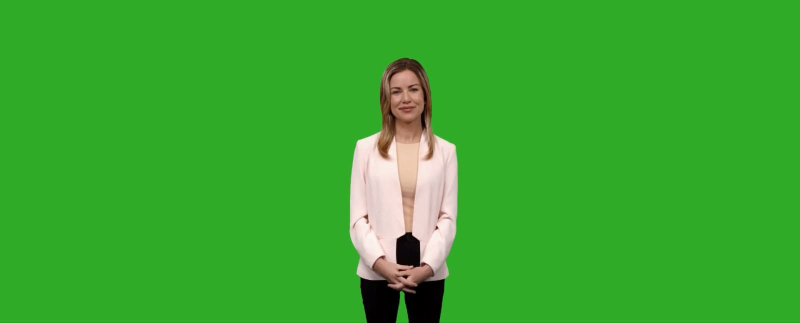
#> input picture Assignment 2/fr_jpg.jpg, 1600 x 646 px (shown at 1/2 size)
$ python i22_0512_C.py
#> lines starting #> are read from the running program, lines starting #| are printed output that depends on the picture; after the words box and inside, x2 and y2 are one past the last pixel; in counts of white or black regions, pixels touching at a corner belong together
#!/usr/bin/env python
# coding: utf-8

# ## Instructions
# • All questions must be answered within a single notebook or .py file.
#
# • Follow the file naming conventions: Name your submission file as RollNo.ipynb or RollNo.py (e.g., i22_xxxx_S.ipynb, where xxxx is your Roll Number and S is your Section).
#
# • Ensure that your solutions are free of errors.
#
# • Late submissions will not be accepted and will be given a zero.
#
# • No external libraries are allowed for this assignment.
#
# • Any form of plagiarism will result in a zero for both parties involved.
#
# • AI-generated content is prohibited. Detection of such content will lead to a zero score.

# # **Question 1:**  Given the following green sheet remove the green screen using numpy arrays only. And put image in front of image 2 as shown in last image.

# In[1]:


from PIL import Image
import numpy as np


# In[2]:


inp = Image.open(r"fr_jpg.jpg")
#> inp is the input picture: PIL image 1600x646 RGB; mean R, G, B 57, 168.7, 46.9
inp


# In[3]:


inp = np.array(inp)


# In[4]:


inp[0][0]


# In[ ]:


# In[5]:


news = Image.open(r"bg_jpg.jpg")
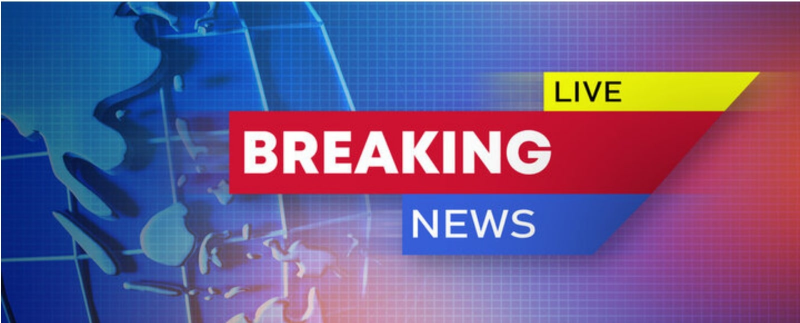
#> input picture Assignment 2/bg_jpg.jpg, 1600 x 646 px (shown at 1/2 size)
#> news is the input picture: PIL image 1600x646 RGB; mean R, G, B 108.4, 91.5, 141.6
news


# In[6]:


news = np.array(news)


# In[ ]:


# In[7]:


res_img = news.copy()
for i in range(len(inp)):
    for j in range(len(inp[0])):
        if (inp[i][j][0] != 47) and (inp[i][j][1] != 171 ) and (inp[i][j][2] != 39):          # if the rgb value is that of green it does not pick the rgb value
            res_img[i][j] = inp[i][j]                  #copies the data of rgb values of non-green ppixel to target background screen
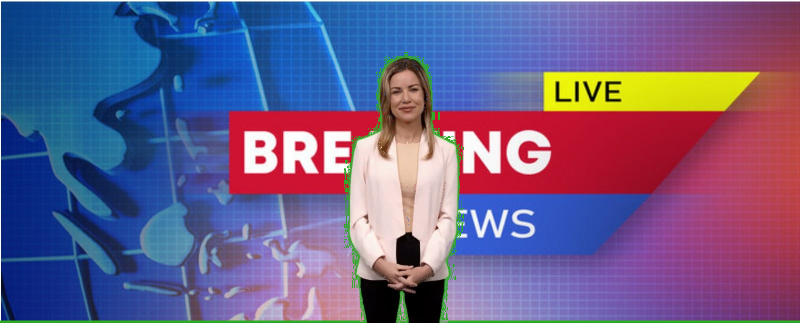
#> res_img: shape (646, 1600, 3) (shown at 1/2 size); 9.68% of pixels changed, all inside (x1, y1, x2, y2) = (0, 104, 1600, 646)


# In[8]:


Image.fromarray(res_img)


# In[ ]:


# **Q2:** Do the following operation (given below) on the numpy list

# In[9]:


import numpy as np


# In[10]:


data = np.array([[5378.0, 3270.0, 8750.0, 1989.0, 5961.0, 1560.0],
 [9357.0, 4379.0, 6068.0, 6608.0, 233.0, 4060.0],
 [4987.0, 9102.0, 3358.0, 8268.0, 9201.0, 1331.0],
 [2860.0, 1450.0, 800.0, 4621.0, 5203.0, 6473.0],
 [9213.0, 9550.0, 7334.0, 8094.0, 2622.0, 8032.0],
 [6799.0, 1010.0, 289.0, 2822.0, 1332.0, 6772.0],
 [9329.0, 1426.0, 709.0, 8300.0, 6684.0, np.nan],
 [1039.0, 720.0, 5781.0, 9407.0, 9304.0, 2636.0],
 [2316.0, 8180.0, 2151.0, 1652.0, 9211.0, 8577.0],
 [8455.0, 9877.0, 6850.0, np.nan, 2836.0, 5118.0],
 [7370.0, 5975.0, 16.0, 3451.0, 1371.0, 6833.0],
 [9385.0, 1643.0, 5142.0, 290.0, 5278.0, 314.0],
 [3753.0, 161.0, 1004.0, 5540.0, 2493.0, 8677.0],
 [3719.0, 6244.0, 3962.0, 3725.0, 3518.0, 7853.0],
 [5973.0, 9060.0, 3534.0, 9262.0, 4837.0, 4490.0],
 [5812.0, 8082.0, 5862.0, 9305.0, 9441.0, 2043.0],
 [3665.0, 3947.0, 1099.0, 9535.0, 1024.0, 7376.0],
 [9125.0, 2640.0, 4025.0, 8901.0, 4778.0, 809.0],
 [5061.0, 8913.0, 1178.0, 6410.0, 5458.0, 5300.0],
 [np.nan, 3440.0, 5737.0, 8827.0, 2875.0, 8550.0],
 [7437.0, 1044.0, 761.0, 2185.0, 7865.0, 5419.0],
 [603.0, 9742.0, 2894.0, 3403.0, 465.0, 2732.0],
 [7092.0, 3971.0, 9496.0, 3775.0, 6969.0, 9624.0],
 [9472.0, 1692.0, 3940.0, 143.0, 1809.0, 3371.0],
 [9441.0, 7448.0, 7459.0, 9870.0, 1281.0, np.nan],
 [565.0, 8754.0, 3775.0, 9277.0, 6921.0, 4271.0],
 [4567.0, 8369.0, 8172.0, 9068.0, 966.0, 2070.0],
 [8934.0, 186.0, 8529.0, 9102.0, 6292.0, 870.0],
 [3832.0, 3740.0, 6837.0, 5562.0, 2877.0, 2985.0],
 [4658.0, 4019.0, 8636.0, 4281.0, 4434.0, 5496.0],
 [6401.0, 8314.0, 3557.0, 6683.0, 9611.0, 9860.0],
 [1846.0, 9327.0, 1558.0, 7419.0, 6105.0, 5871.0],
 [2734.0, 3561.0, 6233.0, 6270.0, 1843.0, 8299.0],
 [3608.0, 422.0, 5850.0, 2126.0, 20.0, 482.0],
 [8079.0, 5924.0, 9318.0, 4215.0, 7204.0, 777.0],
 [8909.0, 7880.0, 3287.0, 5747.0, 210.0, 8466.0],
 [8785.0, 5600.0, 1771.0, 5509.0, 7368.0, 7857.0],
 [6230.0, 5517.0, 5331.0, 9229.0, 4307.0, 7345.0],
 [3669.0, 6166.0, 7957.0, 8770.0, 6358.0, 3256.0],
 [9622.0, 9352.0, 9444.0, 4602.0, 1908.0, 6517.0],
 [436.0, 7855.0, 8702.0, 6852.0, 9705.0, 3122.0],
 [5334.0, 8402.0, 9128.0, 1959.0, 91.0, 4740.0],
 [1398.0, 3219.0, 5000.0, 3825.0, 3045.0, 9669.0],
 [3043.0, 4899.0, 3662.0, 2460.0, 5819.0, 5707.0],
 [5329.0, 9287.0, np.nan, 2120.0, 5137.0, 4015.0],
 [4636.0, 9156.0, 812.0, 8901.0, 3665.0, 4521.0],
 [5091.0, 6086.0, 3780.0, 4268.0, 4584.0, 5730.0],
 [5745.0, 1441.0, 7950.0, 4652.0, 9409.0, 8294.0],
 [6040.0, 3861.0, 6831.0, 7631.0, 4725.0, 9996.0],
 [4270.0, 1882.0, 4867.0, 5060.0, 1161.0, 4681.0],
 [4442.0, 4785.0, 2144.0, 2923.0, 1447.0, 4691.0],
 [8793.0, 5589.0, 7906.0, 6210.0, 2811.0, 8489.0],
 [7253.0, 9813.0, 7018.0, 646.0, 9744.0, 4196.0],
 [5603.0, 4465.0, 8728.0, 220.0, 5060.0, 7620.0],
 [np.nan, 6553.0, np.nan, 2046.0, 5279.0, 4607.0],
 [5590.0, 7855.0, 2687.0, 5421.0, 616.0, 150.0],
 [726.0, 9151.0, 4897.0, 5149.0, 2205.0, 9978.0],
 [8666.0, 1764.0, np.nan, 6613.0, 1931.0, 1280.0],
 [4143.0, 349.0, 5865.0, 6441.0, 6188.0, 4147.0],
 [1504.0, 1616.0, 1811.0, 3000.0, 7805.0, 9234.0],
 [3009.0, 6272.0, 2645.0, 6909.0, 4915.0, 6313.0],
 [1298.0, 4942.0, 7697.0, 8870.0, 9027.0, 512.0],
 [2245.0, 1055.0, 9102.0, 3768.0, 3429.0, 473.0],
 [366.0, 2687.0, 9004.0, 6661.0, 1747.0, 1517.0],
 [1809.0, 7106.0, 6034.0, 7997.0, 5874.0, 1456.0],
 [7826.0, 9611.0, 8905.0, 2426.0, 7587.0, 7345.0],
 [622.0, 1948.0, 8370.0, 5511.0, np.nan, 9542.0],
 [3246.0, 5986.0, 4237.0, 8876.0, 2670.0, np.nan],
 [6696.0, 6175.0, 6200.0, 2173.0, 2506.0, 3715.0],
 [5280.0, 4054.0, 7367.0, 5598.0, 532.0, 9798.0],
 [8767.0, 3290.0, 6135.0, 2970.0, 7836.0, 1898.0],
 [2243.0, 1966.0, 5809.0, 20.0, 7109.0, 3181.0],
 [5588.0, 6028.0, 4108.0, 1250.0, 4274.0, 3348.0],
 [3673.0, 4420.0, 7276.0, 7718.0, 909.0, 579.0],
 [4517.0, 5331.0, 4989.0, 2695.0, 5837.0, 6175.0],
 [1494.0, 2403.0, 7754.0, 1588.0, 1456.0, 2494.0],
 [4686.0, 5175.0, 9329.0, 9969.0, 6967.0, 3301.0],
 [5039.0, 7266.0, 3476.0, 7503.0, 6750.0, 7272.0],
 [6257.0, 7783.0, 9059.0, 7156.0, 4403.0, 3157.0],
 [4724.0, 3728.0, 2674.0, 2742.0, 1269.0, 3626.0],
 [538.0, 4533.0, 6767.0, 9812.0, 2063.0, 9247.0],
 [543.0, 7702.0, 9877.0, 7095.0, 7912.0, 4623.0],
 [663.0, 8945.0, 1047.0, 9931.0, 1171.0, 3150.0],
 [220.0, 7276.0, 8550.0, 5838.0, 3123.0, 1654.0],
 [np.nan, 5673.0, 5371.0, 3779.0, 1925.0, 3811.0],
 [3850.0, 6743.0, 2757.0, np.nan, 9693.0, 5551.0],
 [9879.0, 663.0, 1969.0, 7625.0, 9336.0, 3753.0],
 [4950.0, 4745.0, 9351.0, 1004.0, 236.0, 4381.0],
 [3855.0, 4835.0, 2471.0, 5524.0, 5288.0, 7074.0],
 [3576.0, 8018.0, 2374.0, 3213.0, 8535.0, 8442.0],
 [7122.0, 2731.0, 2451.0, 1638.0, 9822.0, 4937.0],
 [6196.0, 6673.0, 4475.0, 327.0, 5973.0, 4304.0],
 [3096.0, 4856.0, 3453.0, 6901.0, 8729.0, 8322.0],
 [9515.0, 6862.0, 6741.0, 1849.0, 9432.0, 5373.0],
 [2514.0, 9377.0, 357.0, 1384.0, 7430.0, 7056.0],
 [3616.0, 7366.0, 4282.0, 5523.0, 2126.0, 5584.0],
 [9355.0, np.nan, 3196.0, 3574.0, 1645.0, 2441.0],
 [9095.0, 6238.0, 7991.0, 7775.0, 306.0, 5797.0],
 [2355.0, np.nan, 1640.0, 5557.0, 4936.0, 8261.0],
 [3244.0, 1064.0, 5585.0, 1815.0, 3344.0, 7653.0],
 [1587.0, 3406.0, 6866.0, 9957.0, 8208.0, 2791.0],
 [8367.0, 4962.0, 6397.0, 4719.0, 736.0, 5050.0],
 [5556.0, 2218.0, 5927.0, 3946.0, 910.0, 8539.0],
 [630.0, 4416.0, 6177.0, 7251.0, 1885.0, 7981.0],
 [7179.0, 2413.0, 1428.0, 5325.0, 4324.0, 2626.0],
 [855.0, 4322.0, 8878.0, 911.0, 1010.0, 221.0],
 [34.0, 1291.0, 5639.0, np.nan, 8253.0, 3111.0],
 [7944.0, 4547.0, 464.0, 9727.0, 6482.0, 6512.0],
 [2421.0, 6390.0, 8060.0, 9731.0, 7510.0, 9890.0],
 [3723.0, 9794.0, 7209.0, 7798.0, 8985.0, 3726.0],
 [8916.0, 1693.0, 2655.0, 252.0, 4443.0, 229.0],
 [8292.0, 7318.0, np.nan, 1324.0, np.nan, 5538.0],
 [4193.0, 6481.0, 8880.0, 3916.0, 7992.0, 5151.0],
 [8371.0, 322.0, 472.0, 3766.0, 7910.0, 3465.0],
 [8647.0, 4654.0, 4844.0, 2612.0, 8152.0, 9193.0],
 [5250.0, 8575.0, 7171.0, 1439.0, 2270.0, 2356.0],
 [5493.0, 7398.0, 2800.0, 9500.0, 2530.0, 2699.0],
 [7471.0, 7655.0, 2427.0, 6111.0, 6338.0, 4153.0],
 [2512.0, 6595.0, 6750.0, 1925.0, 7663.0, 2536.0],
 [9306.0, 8549.0, 431.0, 6249.0, 7466.0, 1903.0],
 [5782.0, 5838.0, 4655.0, 8689.0, 3999.0, 4200.0],
 [3787.0, 623.0, 3841.0, 8807.0, 9842.0, 4235.0],
 [2211.0, 3191.0, 2408.0, 1529.0, 980.0, 4576.0],
 [6939.0, 2082.0, 2174.0, 6277.0, 8048.0, 8710.0],
 [8242.0, 7623.0, 2294.0, 259.0, 8257.0, 2156.0],
 [5061.0, np.nan, 7308.0, 2882.0, 5397.0, 6269.0],
 [9917.0, 3371.0, 4464.0, 6415.0, 9891.0, 2488.0],
 [2656.0, 9622.0, 5473.0, 2393.0, 3223.0, 3283.0],
 [8326.0, 9015.0, 9850.0, 2483.0, 5951.0, 9228.0],
 [6042.0, 3513.0, 2351.0, 1708.0, 1987.0, 9928.0],
 [7717.0, 8331.0, 8547.0, 8262.0, 431.0, 7375.0],
 [8568.0, 3308.0, 515.0, 6604.0, 4390.0, 1060.0],
 [7035.0, 8978.0, 1644.0, 6023.0, np.nan, 2637.0],
 [1208.0, 5877.0, 4855.0, 9656.0, np.nan, 500.0],
 [2217.0, 5538.0, 2825.0, 1125.0, 3645.0, 745.0],
 [5175.0, 7931.0, 7691.0, 4154.0, 1355.0, 7476.0],
 [163.0, 2029.0, 3659.0, 4244.0, 6799.0, np.nan],
 [4161.0, 5437.0, 9804.0, 6485.0, 6364.0, 2258.0],
 [5366.0, 2335.0, 8638.0, 3262.0, 2945.0, 1052.0],
 [637.0, 7318.0, 199.0, 5624.0, 2429.0, 8313.0],
 [738.0, 1155.0, 9985.0, 5299.0, 7629.0, 3423.0],
 [3656.0, 5115.0, 2518.0, 4227.0, 5280.0, 8336.0],
 [2515.0, 917.0, 7193.0, 8367.0, 5072.0, 5664.0],
 [7284.0, 6070.0, 8626.0, 7299.0, 464.0, 6163.0],
 [354.0, 8069.0, 1956.0, 3657.0, 8279.0, 1846.0],
 [7115.0, 8521.0, 3085.0, 9565.0, 9805.0, 8043.0],
 [1865.0, 7789.0, 7524.0, np.nan, 3935.0, 6420.0],
 [3362.0, 9175.0, 7885.0, 5313.0, 5579.0, 4861.0],
 [5391.0, 3288.0, 6656.0, 1239.0, 2934.0, 8113.0],
 [1021.0, 6110.0, 4229.0, 5362.0, 479.0, 3284.0],
 [1096.0, 6475.0, 1687.0, 934.0, 8379.0, 8333.0],
 [5448.0, 1677.0, 6992.0, 7304.0, 1750.0, 6073.0],
 [np.nan, 8184.0, 7301.0, 1968.0, 7932.0, 127.0],
 [4279.0, 7206.0, 7280.0, 7668.0, 3153.0, 616.0],
 [7484.0, 4271.0, 1155.0, 5261.0, np.nan, 2870.0],
 [800.0, 1539.0, 4431.0, 1726.0, 6664.0, 4934.0],
 [1444.0, 6762.0, 5345.0, 2831.0, 2320.0, 1470.0],
 [5047.0, 7132.0, 1986.0, 4246.0, 8452.0, 5813.0],
 [9004.0, 9932.0, 3809.0, 1944.0, 1323.0, 2064.0],
 [8809.0, 8876.0, 3038.0, 1027.0, 6990.0, 6681.0],
 [2658.0, 4084.0, 6903.0, 4250.0, 6352.0, np.nan],
 [9443.0, 2787.0, 5737.0, 4289.0, 161.0, 7057.0],
 [4086.0, 5070.0, 9236.0, 5418.0, 9538.0, 9733.0],
 [4007.0, 6566.0, 5886.0, 4894.0, 1493.0, 670.0],
 [8087.0, 2103.0, np.nan, 9251.0, 6864.0, 3408.0],
 [5187.0, 8193.0, 8174.0, 7064.0, 3195.0, 4408.0],
 [3628.0, 3435.0, 6634.0, 3876.0, 47.0, 2978.0],
 [3823.0, 2011.0, 3701.0, 951.0, 98.0, 9169.0],
 [4137.0, 7224.0, 5389.0, 142.0, 7583.0, 9070.0],
 [7859.0, 5420.0, 1778.0, 6681.0, 6576.0, 5912.0],
 [3120.0, 802.0, 1961.0, 8658.0, 833.0, 5982.0],
 [7160.0, 8742.0, 8718.0, 9189.0, 8385.0, 6735.0],
 [5606.0, 6997.0, 3467.0, 1147.0, 5865.0, 4257.0],
 [9532.0, 5234.0, 4338.0, 7838.0, 8052.0, 5111.0],
 [6762.0, 1666.0, 5283.0, 9029.0, 9343.0, 154.0],
 [1805.0, 1392.0, 3327.0, 8706.0, 853.0, 7635.0],
 [9363.0, 8935.0, 7346.0, 8652.0, 1235.0, 6677.0],
 [5752.0, 9751.0, 5868.0, 966.0, 1920.0, 1447.0],
 [477.0, 6493.0, 2060.0, 6522.0, 6495.0, 2373.0],
 [9864.0, 7347.0, 5949.0, 3752.0, 2459.0, 2277.0],
 [8950.0, 9046.0, 8447.0, 572.0, 3607.0, 8038.0],
 [565.0, 6015.0, 6915.0, 3756.0, 7046.0, 6946.0],
 [9601.0, 3001.0, 6917.0, 1397.0, 7267.0, 6926.0],
 [7199.0, 9030.0, 9494.0, 4252.0, 3657.0, 1024.0],
 [7957.0, 6268.0, 20.0, 8887.0, 7027.0, 3178.0],
 [2952.0, 7377.0, 9113.0, 5193.0, 9660.0, 5211.0],
 [1306.0, np.nan, 4766.0, 8259.0, 8884.0, 3892.0],
 [3134.0, 5218.0, 3030.0, 7453.0, 2651.0, 6501.0],
 [7189.0, 8268.0, 5128.0, 8226.0, 1993.0, 3473.0],
 [8539.0, 5465.0, 4436.0, 5835.0, 1871.0, 9062.0],
 [np.nan, 5589.0, 3210.0, 9284.0, 1251.0, 6376.0],
 [5100.0, 6975.0, 7466.0, 3672.0, 5032.0, 6714.0],
 [1743.0, 2187.0, 719.0, 3277.0, 4865.0, 5021.0],
 [3241.0, 9498.0, 1643.0, 3598.0, 9058.0, np.nan],
 [8117.0, 3781.0, 6278.0, 4881.0, 9166.0, 5664.0],
 [1644.0, 5897.0, 1752.0, 6808.0, 1159.0, 1714.0],
 [9327.0, 9068.0, 8762.0, 1117.0, 4940.0, 7690.0],
 [8967.0, 3428.0, 7247.0, 8197.0, 2166.0, 3741.0],
 [1637.0, 7303.0, 9022.0, 7813.0, 1511.0, 156.0],
 [2939.0, 7464.0, 8460.0, 7184.0, 2809.0, 2482.0],
 [5192.0, 6296.0, np.nan, 66.0, 9922.0, 7282.0],
 [1321.0, 8214.0, 6516.0, 1059.0, 9610.0, 494.0],
 [872.0, 6122.0, 2319.0, 289.0, 7401.0, 1552.0],
 [2042.0, 4197.0, 4151.0, 1558.0, 5362.0, 3167.0],
 [6216.0, 9748.0, 4793.0, 7982.0, 8412.0, 6974.0],
 [3056.0, 3180.0, 1099.0, 4571.0, np.nan, 9435.0],
 [6894.0, 6247.0, 6399.0, 297.0, 5361.0, 3002.0],
 [6073.0, 8004.0, 215.0, np.nan, 8565.0, 5060.0],
 [7191.0, 4138.0, 8858.0, np.nan, 4319.0, 7760.0],
 [7279.0, 5818.0, 1433.0, 5600.0, 4392.0, 2783.0],
 [6260.0, 3014.0, 3974.0, 6942.0, 7698.0, 5481.0],
 [8543.0, 6004.0, 864.0, 9556.0, 2181.0, 4879.0],
 [873.0, 9198.0, 5036.0, 3160.0, 3572.0, 4478.0],
 [np.nan, 6997.0, 1418.0, 2854.0, 7058.0, 8936.0],
 [1895.0, 4453.0, 3070.0, np.nan, 5087.0, 8139.0],
 [5319.0, 1343.0, 8092.0, 3140.0, 4542.0, 8969.0],
 [3659.0, 449.0, 5602.0, 3201.0, 4121.0, 2038.0],
 [5386.0, 4130.0, 7266.0, 4601.0, 5433.0, 1387.0],
 [9491.0, 1266.0, 8508.0, 9670.0, np.nan, 7985.0],
 [9242.0, 5610.0, 6086.0, 7165.0, 9012.0, 2463.0],
 [2388.0, 282.0, 1049.0, 4706.0, 4050.0, 5536.0],
 [709.0, 9241.0, 9954.0, 1756.0, 7164.0, 6997.0],
 [6142.0, 3731.0, 5562.0, 7918.0, 9918.0, 7036.0],
 [21.0, 3633.0, 9264.0, 4073.0, 1873.0, 7357.0],
 [8115.0, 3863.0, 8851.0, 4198.0, 9298.0, 1390.0],
 [8356.0, 3599.0, 96.0, 4818.0, 525.0, 748.0],
 [7572.0, 2793.0, 3567.0, 706.0, 3157.0, 4188.0],
 [7434.0, 8821.0, 8008.0, 7615.0, 8115.0, 6705.0],
 [3187.0, 1319.0, 1530.0, 1936.0, 6024.0, 7860.0],
 [3452.0, 7253.0, 2046.0, 2923.0, 462.0, 6191.0],
 [3825.0, 2546.0, 9093.0, 2445.0, 486.0, 8739.0],
 [328.0, 4394.0, 9785.0, 1737.0, 1137.0, 3604.0],
 [5398.0, 2489.0, 8134.0, 8912.0, 9743.0, 5947.0],
 [9375.0, 3379.0, 1147.0, 3392.0, 3344.0, 6531.0],
 [2152.0, 785.0, 2996.0, 6509.0, 4858.0, 8462.0],
 [9101.0, 8207.0, 8944.0, 1526.0, 5778.0, 4668.0],
 [99.0, 4348.0, 8889.0, 2921.0, 2464.0, 3542.0],
 [7744.0, 6192.0, 4372.0, 643.0, 2630.0, 7295.0],
 [6202.0, 8300.0, 1897.0, 3716.0, 3761.0, 1936.0],
 [8179.0, 9530.0, 6319.0, 168.0, 7617.0, 4777.0],
 [5094.0, 3350.0, 9356.0, 9713.0, 5813.0, 367.0],
 [8608.0, 4402.0, 3083.0, 7236.0, 8733.0, 1656.0],
 [2957.0, 3761.0, 1434.0, 239.0, 1677.0, 4758.0],
 [5881.0, 5544.0, 7228.0, 7592.0, 129.0, 6626.0],
 [7513.0, 7896.0, 2970.0, 9397.0, 5860.0, 5585.0],
 [7630.0, np.nan, 2176.0, 8111.0, 8558.0, 1766.0],
 [2791.0, 8633.0, 3329.0, 5269.0, 8602.0, 4158.0],
 [7720.0, 7678.0, 4635.0, 7620.0, 8886.0, 80.0],
 [1695.0, 4361.0, 4065.0, 1321.0, 187.0, 316.0],
 [390.0, 9664.0, 7428.0, 6226.0, 1517.0, 1869.0],
 [5808.0, 2.0, 3699.0, 6895.0, 8510.0, 5663.0],
 [2570.0, 5126.0, 5574.0, 1044.0, 6872.0, 653.0],
 [1140.0, 2654.0, 9913.0, 3315.0, 7753.0, 9974.0],
 [1007.0, 8469.0, 572.0, 6908.0, 8808.0, 9731.0],
 [6849.0, 822.0, 8059.0, 9530.0, 1205.0, 5877.0],
 [888.0, 581.0, 4777.0, np.nan, 7159.0, 9734.0],
 [517.0, 933.0, 7423.0, 9413.0, 459.0, 8537.0],
 [6144.0, 5467.0, 6858.0, 9209.0, 7606.0, 9471.0],
 [3479.0, 4220.0, 3001.0, 2398.0, 4249.0, 9174.0],
 [8046.0, 9620.0, 5934.0, 867.0, 2518.0, 8201.0],
 [3799.0, 1385.0, 764.0, 7544.0, 705.0, 1185.0],
 [5559.0, 5483.0, 9646.0, 2106.0, 237.0, 4647.0],
 [8355.0, 9071.0, np.nan, 8756.0, 6333.0, 5299.0],
 [np.nan, 4004.0, 5869.0, 8278.0, 1399.0, 6073.0],
 [1186.0, 8935.0, 5884.0, 1766.0, 7212.0, 3361.0],
 [1478.0, 9160.0, 6985.0, 7156.0, 4984.0, 9091.0],
 [3415.0, 6916.0, 5405.0, 4213.0, 989.0, 6733.0],
 [6557.0, 9250.0, 8808.0, 9466.0, 2816.0, 6139.0],
 [5922.0, 8432.0, 8509.0, 718.0, 1980.0, 8980.0],
 [9666.0, 243.0, 289.0, 5913.0, 1417.0, 7034.0],
 [3919.0, 5485.0, 47.0, 5676.0, 9621.0, 3146.0],
 [6308.0, 6846.0, 6702.0, 3075.0, 9912.0, 4970.0],
 [3439.0, 2563.0, 7507.0, 5252.0, 7952.0, 6560.0],
 [1201.0, 5217.0, 7841.0, 9907.0, 3847.0, 4319.0],
 [3967.0, 8167.0, 9243.0, 8861.0, 6818.0, 6816.0],
 [7457.0, 9708.0, 9933.0, 9673.0, 1027.0, 5118.0],
 [4153.0, 4855.0, 9942.0, 559.0, 7089.0, 4241.0],
 [836.0, 8683.0, 7882.0, 457.0, 1241.0, 9154.0],
 [9946.0, 2848.0, 2554.0, 4356.0, 5528.0, 1161.0],
 [7061.0, 8308.0, 9922.0, 9973.0, 7098.0, 8925.0],
 [6128.0, 4428.0, 4320.0, 1423.0, 3814.0, 7275.0],
 [3478.0, 1752.0, 8580.0, 6316.0, 3391.0, 1559.0],
 [5107.0, 5612.0, np.nan, 663.0, 4769.0, 6922.0],
 [6310.0, 4420.0, 8653.0, 1721.0, 8384.0, 2234.0],
 [4234.0, 5769.0, 688.0, 9034.0, 1318.0, 8898.0],
 [6786.0, np.nan, 1310.0, 3586.0, 6349.0, 1257.0],
 [3219.0, 984.0, 7858.0, 185.0, 2851.0, 1306.0],
 [6690.0, 3099.0, np.nan, 8747.0, 7687.0, 3381.0],
 [1362.0, 1407.0, 2872.0, 8157.0, 5654.0, 2740.0],
 [np.nan, 3915.0, 4783.0, 3947.0, 9968.0, 7843.0],
 [6167.0, 9441.0, 5340.0, 4564.0, 1964.0, 5540.0],
 [1481.0, 4725.0, 6884.0, 4170.0, 8178.0, 465.0],
 [4633.0, 8281.0, 1590.0, 7072.0, 2457.0, 8352.0],
 [9546.0, 4472.0, 4340.0, 6362.0, 5746.0, 284.0],
 [2439.0, 3897.0, 5229.0, 1083.0, 2030.0, 7518.0],
 [730.0, 4165.0, 5149.0, 9080.0, 9176.0, 941.0],
 [2381.0, 995.0, 2214.0, 4756.0, 7806.0, 2771.0],
 [4204.0, 3346.0, 3541.0, 4911.0, 2823.0, 1525.0],
 [7124.0, 3986.0, 3548.0, 6225.0, 7665.0, 823.0],
 [1785.0, 5124.0, 8218.0, 5952.0, 5977.0, 1531.0],
 [4137.0, 9272.0, 1217.0, 1308.0, 7306.0, 8492.0],
 [2564.0, 3224.0, 8020.0, 7460.0, 6084.0, 4108.0],
 [5914.0, 7729.0, 6106.0, 1044.0, 5263.0, 4048.0],
 [9872.0, 9243.0, 8998.0, 2074.0, 6048.0, 1226.0],
 [5943.0, 666.0, 1292.0, 6333.0, 9625.0, 9311.0],
 [1957.0, 1674.0, 6266.0, 7401.0, np.nan, 4301.0],
 [3886.0, 5299.0, 9316.0, 2302.0, 126.0, 2193.0],
 [4276.0, 1772.0, 6415.0, 88.0, 92.0, 7963.0],
 [603.0, 5413.0, 8899.0, 3597.0, 1815.0, 5834.0],
 [577.0, 3783.0, 1758.0, 6515.0, 4753.0, 1797.0],
 [9911.0, 7487.0, 5022.0, 5548.0, 1989.0, 9868.0],
 [9335.0, 4305.0, 3831.0, 1867.0, 8869.0, 5297.0],
 [7421.0, 6963.0, 3016.0, 6518.0, 9332.0, np.nan],
 [77.0, 8528.0, 35.0, 120.0, 3585.0, 3111.0],
 [6759.0, 2363.0, 6610.0, 6899.0, 3229.0, 615.0],
 [6375.0, 6414.0, 8097.0, 461.0, 3108.0, 3199.0],
 [7318.0, 3082.0, 8365.0, 1510.0, 7176.0, 4869.0],
 [3634.0, 437.0, 3648.0, 8558.0, 9390.0, 8020.0],
 [6044.0, 4972.0, 4127.0, 7811.0, 5242.0, np.nan],
 [3245.0, 2402.0, 752.0, 3156.0, 8157.0, 4017.0],
 [4315.0, 3322.0, 339.0, 6110.0, 6261.0, 6511.0],
 [3577.0, 4822.0, 9506.0, 3162.0, 4400.0, 1554.0],
 [4940.0, 562.0, 4506.0, 1139.0, 6982.0, 6623.0],
 [8945.0, 5736.0, 3751.0, 4374.0, 7638.0, 1953.0],
 [396.0, 8323.0, 2961.0, 1934.0, 4502.0, 4354.0],
 [5333.0, 9308.0, 8810.0, 2466.0, 7285.0, 5116.0],
 [4489.0, 4311.0, 174.0, 9412.0, 7469.0, 3498.0],
 [np.nan, 2550.0, 7498.0, 5325.0, 4143.0, 281.0],
 [1180.0, 1418.0, 7253.0, 5475.0, 6224.0, 693.0],
 [8671.0, 9880.0, 411.0, 9304.0, 9666.0, 9796.0],
 [7407.0, 8153.0, 4336.0, 9107.0, 9145.0, 1494.0],
 [7179.0, 4194.0, 7820.0, 3488.0, 3143.0, 9629.0],
 [2419.0, 755.0, 8918.0, 8999.0, 6062.0, 7101.0],
 [1357.0, 4096.0, 3572.0, 7868.0, 8743.0, 5336.0],
 [7363.0, 3752.0, 4230.0, 8162.0, 2640.0, 4972.0],
 [3720.0, 2305.0, 8360.0, 3099.0, 3079.0, 7147.0],
 [9885.0, 8638.0, 5618.0, 6206.0, 1752.0, 5901.0],
 [442.0, 5867.0, 1303.0, 3807.0, 3646.0, 9227.0],
 [9022.0, 5169.0, 5051.0, 6454.0, 7725.0, 1186.0],
 [3564.0, 2554.0, 8129.0, 7448.0, 3260.0, 5712.0],
 [8451.0, 1644.0, 3238.0, 4270.0, 9935.0, 4108.0],
 [5566.0, 5841.0, 9257.0, 2882.0, 128.0, 5491.0],
 [8648.0, 3545.0, 7867.0, 778.0, 2647.0, 560.0],
 [504.0, 488.0, 5.0, 3911.0, 4693.0, 4770.0],
 [3998.0, 9168.0, 3175.0, 4621.0, 1773.0, 5493.0],
 [3365.0, 9179.0, 6544.0, 7699.0, 2406.0, 4877.0],
 [8940.0, 4422.0, 3143.0, 3586.0, 4738.0, 6743.0],
 [4804.0, 9077.0, 4293.0, 7788.0, 3548.0, 123.0],
 [8793.0, 9492.0, 9132.0, 82.0, 7384.0, 4930.0],
 [972.0, 5822.0, 3221.0, 596.0, 9846.0, 6738.0],
 [9590.0, 4584.0, 4254.0, 9367.0, 6783.0, 3515.0],
 [2382.0, 1581.0, 7690.0, 2974.0, 9344.0, 8172.0],
 [9548.0, np.nan, 2970.0, 6210.0, 1663.0, 7616.0],
 [4294.0, 4992.0, 8733.0, 7966.0, 553.0, 8219.0],
 [2693.0, 655.0, 6796.0, 7549.0, 1105.0, 1159.0],
 [1025.0, 9101.0, 8955.0, 4902.0, 5721.0, 3555.0],
 [1128.0, 4340.0, 2653.0, np.nan, 8405.0, 7198.0],
 [3316.0, 7459.0, 7580.0, 9962.0, 9458.0, 9999.0],
 [98.0, 5379.0, 5132.0, 712.0, 8720.0, 2611.0],
 [6501.0, 5624.0, 5539.0, 5122.0, 3782.0, np.nan],
 [3619.0, 4366.0, 7723.0, 4568.0, 2896.0, 5890.0],
 [4207.0, 326.0, 8294.0, 288.0, np.nan, 1520.0],
 [5219.0, 37.0, np.nan, 3220.0, 770.0, 7777.0],
 [7303.0, 254.0, 4937.0, 7090.0, np.nan, 9705.0],
 [9412.0, 6299.0, 2973.0, 1500.0, 4237.0, 8534.0],
 [1371.0, 6199.0, 6300.0, 7305.0, 667.0, 4913.0],
 [9723.0, 949.0, 1999.0, 5938.0, 9161.0, 1422.0],
 [228.0, 2735.0, 862.0, 9793.0, 1040.0, 7020.0],
 [6493.0, 6368.0, 394.0, 1543.0, 6577.0, 3877.0],
 [6557.0, np.nan, 6051.0, 7832.0, 9028.0, 238.0],
 [7656.0, 1166.0, 8285.0, 2905.0, 6303.0, 8462.0],
 [607.0, 4054.0, 8747.0, 7486.0, 5666.0, 7223.0],
 [6813.0, 1450.0, 2832.0, 7845.0, 834.0, 6847.0],
 [7566.0, 8665.0, 8232.0, 2872.0, 9978.0, 2053.0],
 [2191.0, 9625.0, 9594.0, 6679.0, 8522.0, 9440.0],
 [5058.0, 3799.0, 4080.0, 2665.0, 1232.0, 9689.0],
 [2120.0, 3123.0, 7842.0, 4293.0, 580.0, 6197.0],
 [2359.0, np.nan, 1066.0, 6148.0, 9897.0, 9240.0],
 [906.0, 921.0, 3516.0, 3681.0, 8262.0, 574.0],
 [4582.0, 6764.0, 7850.0, 6505.0, 6138.0, 6256.0],
 [3089.0, 1504.0, 71.0, 5844.0, 519.0, 745.0],
 [769.0, 5135.0, 6876.0, 6211.0, 1681.0, 565.0],
 [3152.0, 8949.0, 6122.0, 9255.0, 9939.0, 7004.0],
 [8245.0, 8378.0, 5825.0, 5562.0, 4599.0, 1959.0],
 [3498.0, 6526.0, 5249.0, 125.0, 3790.0, 1077.0],
 [6692.0, 7105.0, 9051.0, 7495.0, 5316.0, 8767.0],
 [5806.0, 3565.0, 46.0, 9164.0, 9697.0, 1790.0],
 [7599.0, 8102.0, 6799.0, np.nan, 1814.0, 4119.0],
 [4798.0, 7450.0, 4567.0, 972.0, 8005.0, 1987.0],
 [3502.0, 4299.0, 9738.0, 440.0, 2361.0, 6335.0],
 [6308.0, 1288.0, 3209.0, 459.0, 9562.0, 8158.0],
 [349.0, 4016.0, 9350.0, 7509.0, 9543.0, 9897.0],
 [6966.0, 7522.0, 1058.0, 5137.0, 9451.0, 5579.0],
 [4795.0, 1642.0, 4967.0, 2587.0, 8541.0, np.nan],
 [9038.0, 3317.0, 871.0, 5155.0, 3276.0, 1019.0],
 [3756.0, 8667.0, 709.0, 381.0, 3507.0, 5172.0],
 [7898.0, 6839.0, 226.0, 9112.0, 9663.0, 4106.0],
 [2911.0, 381.0, 8083.0, 2600.0, 8442.0, 7227.0],
 [np.nan, 5093.0, 1232.0, 9686.0, 285.0, 3056.0],
 [1255.0, 5899.0, 484.0, 9508.0, 8161.0, 9497.0]], dtype=np.float32)


# ##### you can select column in Numpy by arr[ :,2].. It will select 2nd column

# In[11]:


data[398][0]


# In[12]:


###### find max value of each column

max_values_in_col = np.zeros(6)
for i in range(6):
    temp = np.nanmax(data[:,i])              #using functions to find max value in each column
    max_values_in_col[i] = temp              # stores the max values in a np array

max_values_in_col


# In[13]:


# find min value of each column
temp = 0
min_values_in_col = np.zeros(6)
for i in range(6):
    temp = np.nanmin(data[:,i])            # similar as above code but for min value
    min_values_in_col[i] = temp
#> (the rest of the program and of its run is left out)
